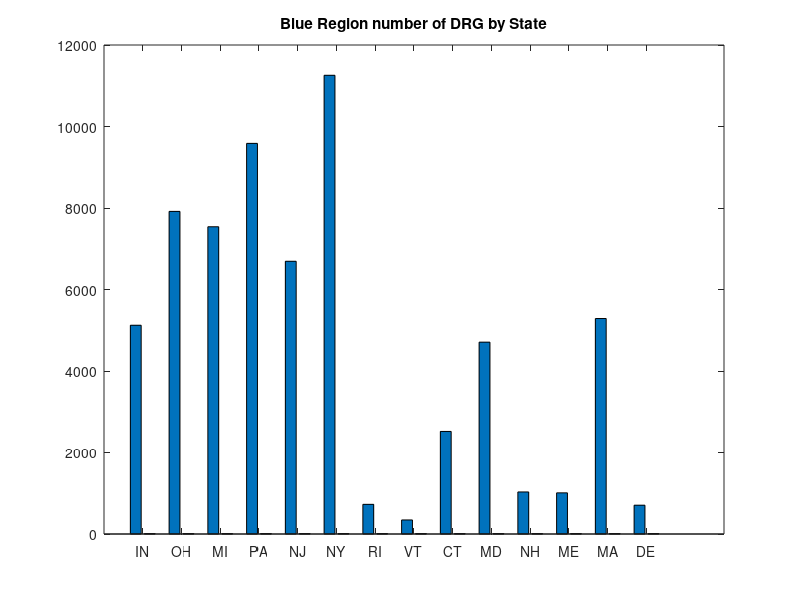

Write MATLAB code to recreate this figure.

clc; clear all;
load('stateArrayIN');
load('stateArrayOH');
load('stateArrayMI');
load('stateArrayPA');
load('stateArrayNJ');
load('stateArrayNY');
load('stateArrayRI');
load('stateArrayVT');
load('stateArrayCT');
load('stateArrayMD');
load('stateArrayNH');
load('stateArrayME');
load('stateArrayMA');
load('stateArrayDE');


BlueNames = {'IN';'OH';'MI';'PA';'NJ';'NY';'RI';'VT';'CT';'MD';'NH';'ME';'MA';'DE'}
BlueData = [size(stateArrayIN); size(stateArrayOH); size(stateArrayMI); size(stateArrayPA); size(stateArrayNJ); size(stateArrayNY); size(stateArrayRI); 
                size(stateArrayVT); size(stateArrayCT); size(stateArrayMD); size(stateArrayNH); size(stateArrayME); size(stateArrayMA); size(stateArrayDE)] 
bar(BlueData)
set(gca,'xticklabel',BlueNames)
title('Blue Region number of DRG by State')